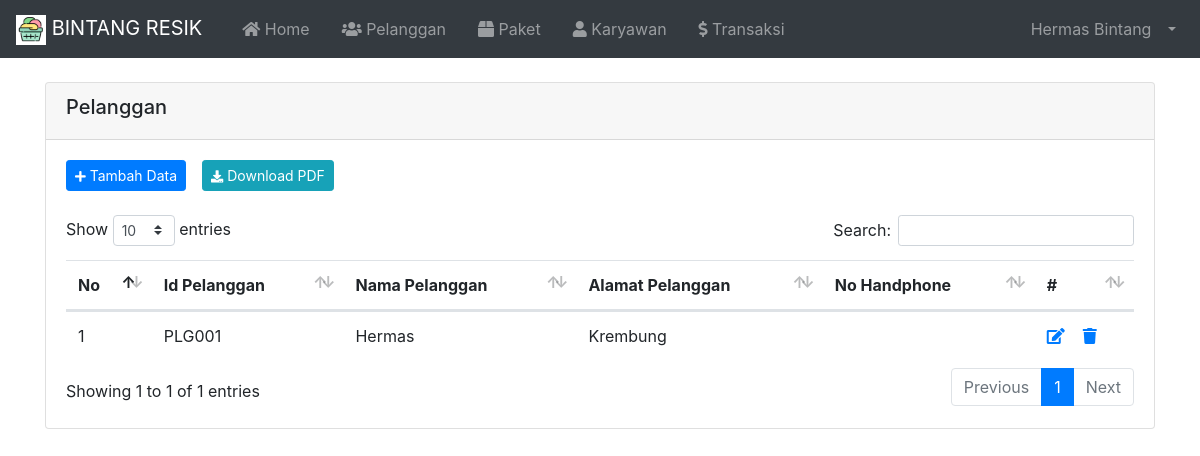
The app's page /index.php?page=Pelanggan (signed in), older data.
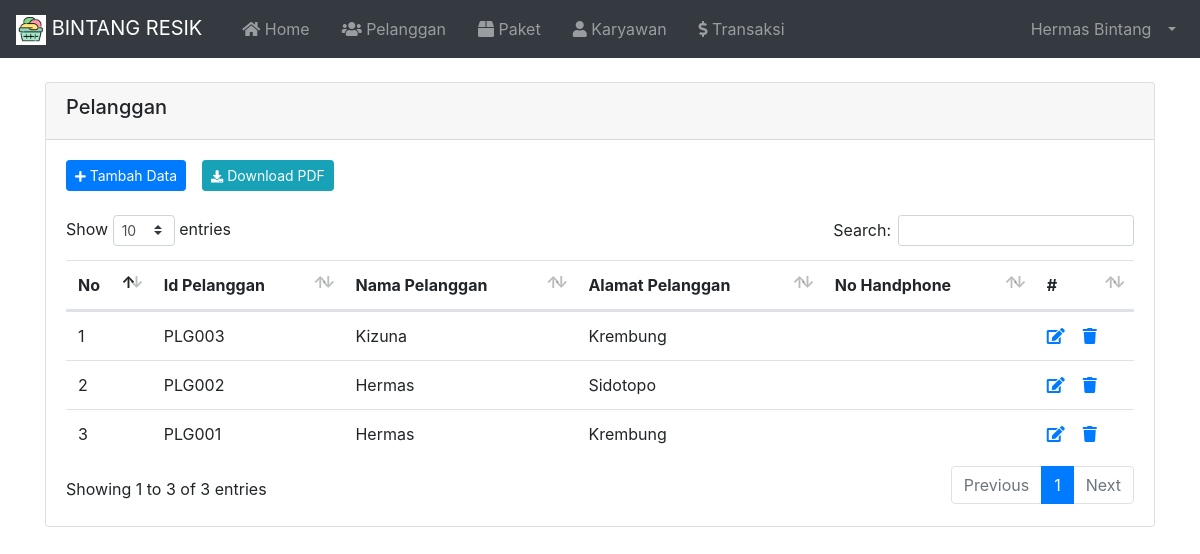
The same page, newer data.
### tables this page shows
CREATE TABLE `tbl_pelanggan` (
  `id` varchar(10) NOT NULL,
  `nama` varchar(100) NOT NULL,
  `alamat` varchar(255) NOT NULL,
  `no_hp` varchar(20) NOT NULL
);

### index.php (called while the page is built, shortened)
<?php
  require 'load/config.php';
  require 'load/function.php';
?>
<?php require_once 'header.php'; ?>
<?php require 'content.php'; ?>
<?php require_once 'footer.php'; ?>

### load/function.php (called while the page is built, shortened)
<?php
  require 'config.php';
  function viewDatas( $query ) {
    global $koneksi;
    $result = mysqli_query($koneksi, $query);
    $rows = [];
      while ($row = mysqli_fetch_assoc($result)) {
        $rows[] = $row;
      }
    return $rows;
  }
  function viewAllData($tabel) {
    global $koneksi;
    $query = "SELECT * FROM $tabel ORDER BY id DESC";
    $result = mysqli_query($koneksi, $query);
    $rows = [];
      while ($row = mysqli_fetch_assoc($result)) {
        $rows[] = $row;
      }
    return $rows;
  }
?>

### page/pelanggan/pelanggan.php (the view, shortened to what this page needs)
<div class="container">
  <div class="card mt-4 mb-4">
    <div class="card-header">
      <h5>Pelanggan</h5>
    </div>
    <div class="card-body">
      <div class="d-flex justify-content-start mb-4">
        <a href="?page=TambahPelanggan" type="button" class="btn btn-sm btn-primary mr-3"><i class="fas fa-plus fa-sm text-white"></i> Tambah Data</a>
        <a href="page/pelanggan/laporanpelanggan.php" target="_blank" type="button" class="btn btn-sm btn-info mr-3"><i class="fas fa-download fa-sm text-white"></i> Download PDF</a>
      </div>
      <table id="dataTables" class="table table-hover">
        <thead>
          <tr>
            <th>No</th>
            <th>Id Pelanggan</th>
            <th>Nama Pelanggan</th>
            <th>Alamat Pelanggan</th>
            <th>No Handphone</th>
            <th>#</th>
          </tr>
        </thead>
        <tbody>
          <?php $no = 1; ?>
          <?php $pelanggan = viewAllData("tbl_pelanggan"); ?>
          <?php foreach($pelanggan as $data) : ?>
          <tr>
            <td><?= $no++;?></td>
            <td><?= $data['id']; ?></td>
            <td><?= $data['nama']; ?></td>
            <td><?= $data['alamat']; ?></td>
            <td><?= $data['no_hp']; ?></td>
            <td>
              <a href="?page=EditPelanggan&id=<?php echo $data['id']; ?>">
                <span class="fas fa-edit"></span>
              </a>
              <?php
                $id = $data['id'];
                $result = viewDatas("SELECT * FROM `tbl_transaksi` WHERE tbl_transaksi.id_pelanggan = '$id'");
                if ( count($result) > 0 ) { ?>
                <a href="#"
                  onclick="return confirm('Data sedang digunakan');">
                  <span class="fas fa-trash"></span>
              <?php } else { ?>
                <a href="?page=HapusPelanggan&id=<?php echo $data['id']; ?>"
                  onclick="return confirm('Yakin ingin hapus <?= $data['nama']; ?>');">
                  <span class="fas fa-trash"></span>
              <?php } ?>
            </td>
          </tr>
          <?php endforeach; ?>
        </tbody>
      </table>
    </div>
  </div>
</div>

Row changes from the older to the newer data that the page shows:
added tbl_pelanggan: id "PLG003", nama "Kizuna", alamat "Krembung"
added tbl_pelanggan: id "PLG002", nama "Hermas", alamat "Sidotopo"
Text that changed along with them:
text written by a page script: "Show entries Search: Showing 1 to 1 of 1 entries Previous 1 Next" → "Show entries Search: Showing 1 to 3 of 3 entries Previous 1 Next"
